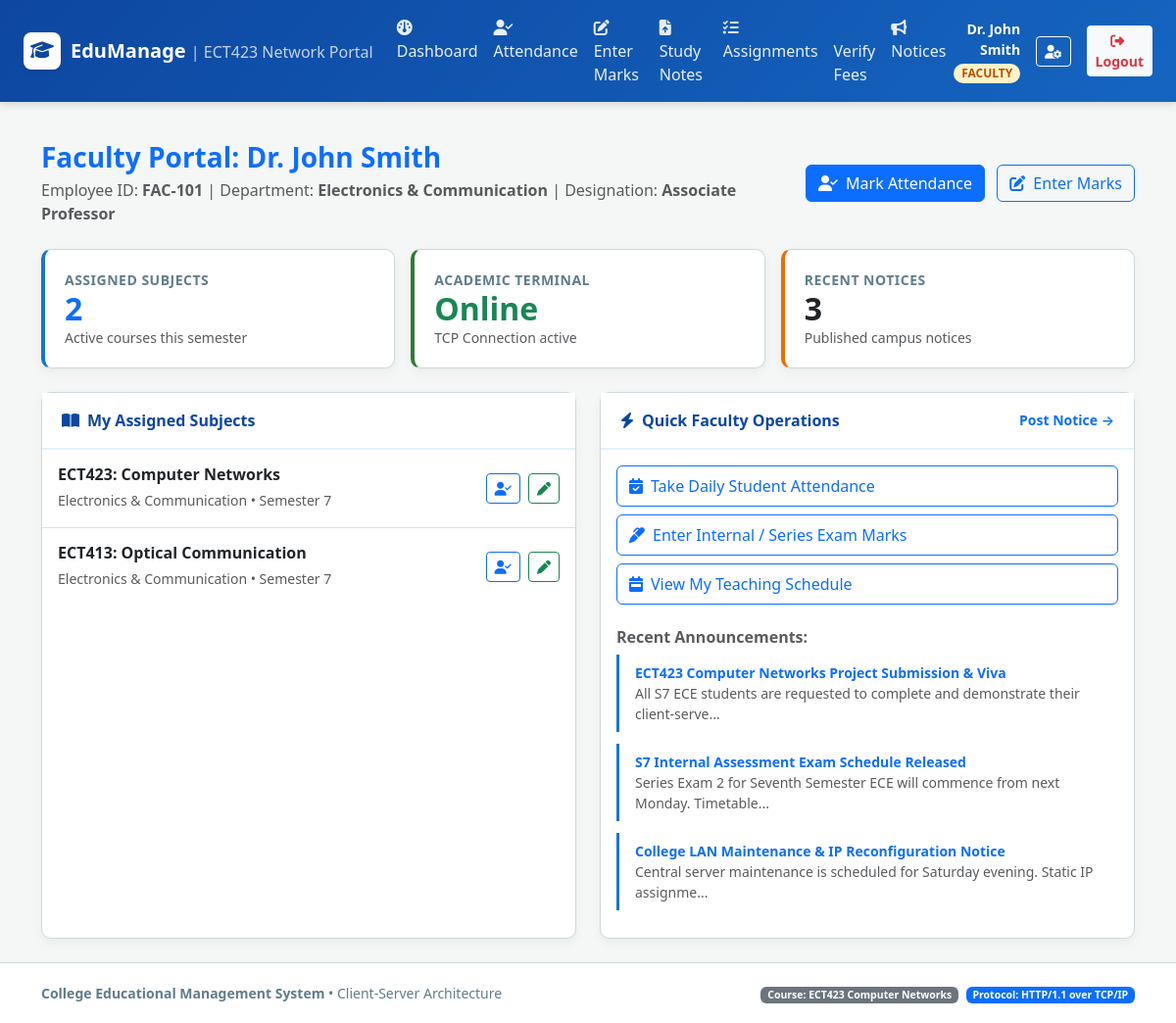
The app's page /faculty/dashboard (signed in) with its own data.
### tables this page shows
CREATE TABLE users (
    id INTEGER PRIMARY KEY AUTOINCREMENT,
    username TEXT UNIQUE NOT NULL,
    password_hash TEXT NOT NULL,
    role TEXT CHECK(role IN ('admin', 'faculty', 'student', 'parent')) NOT NULL,
    full_name TEXT NOT NULL,
    email TEXT,
    created_at TIMESTAMP DEFAULT CURRENT_TIMESTAMP
);

CREATE TABLE faculty (
    id INTEGER PRIMARY KEY AUTOINCREMENT,
    employee_id TEXT UNIQUE NOT NULL,
    name TEXT NOT NULL,
    department TEXT NOT NULL,
    designation TEXT NOT NULL,
    user_id INTEGER UNIQUE NOT NULL,
    FOREIGN KEY (user_id) REFERENCES users(id) ON DELETE CASCADE
);

CREATE TABLE subjects (
    id INTEGER PRIMARY KEY AUTOINCREMENT,
    subject_code TEXT UNIQUE NOT NULL,
    subject_name TEXT NOT NULL,
    department TEXT NOT NULL,
    semester INTEGER NOT NULL,
    faculty_id INTEGER,
    FOREIGN KEY (faculty_id) REFERENCES faculty(id) ON DELETE SET NULL
);

CREATE TABLE notices (
    id INTEGER PRIMARY KEY AUTOINCREMENT,
    title TEXT NOT NULL,
    message TEXT NOT NULL,
    category TEXT CHECK(category IN ('General', 'Academic', 'Exam', 'Urgent')) DEFAULT 'General',
    created_by_user_id INTEGER NOT NULL,
    created_at TIMESTAMP DEFAULT CURRENT_TIMESTAMP,
    FOREIGN KEY (created_by_user_id) REFERENCES users(id) ON DELETE CASCADE
);

### app.py (the view)
@app.route('/faculty/dashboard')
@role_required('faculty')
def faculty_dashboard():
    faculty = query_db('SELECT * FROM faculty WHERE user_id = ?', (session['user_id'],), one=True)
    if not faculty:
        flash('Faculty profile not found.', 'danger')
        return redirect(url_for('logout'))
    assigned_subjects = query_db('SELECT * FROM subjects WHERE faculty_id = ?', (faculty['id'],))
    recent_notices = query_db('''
        SELECT n.*, u.full_name as author
        FROM notices n
        JOIN users u ON n.created_by_user_id = u.id
        ORDER BY n.created_at DESC LIMIT 3
    ''')
    return render_template('faculty/dashboard.html',
                           faculty=faculty,
                           assigned_subjects=assigned_subjects,
                           notices=recent_notices)

### app.py (called while the page is built)
def role_required(*allowed_roles):
    def decorator(f):
        @wraps(f)
        def decorated_function(*args, **kwargs):
            if 'user_id' not in session:
                flash('Please log in first.', 'warning')
                return redirect(url_for('login'))
            user_role = session.get('role')
            if user_role not in allowed_roles:
                flash(f'Access denied! Your role ({user_role}) does not have permission for this section.', 'danger')
                return redirect(url_for(f"{user_role}_dashboard"))
            return f(*args, **kwargs)
        return decorated_function
    return decorator

@app.context_processor
def inject_user():
    return {
        'current_user': {
            'id': session.get('user_id'),
            'username': session.get('username'),
            'role': session.get('role'),
            'full_name': session.get('full_name')
        },
        'today_date': date.today().strftime('%Y-%m-%d')
    }

### database.py (called while the page is built)
def get_db():
    try:
        if 'db' not in g:
            g.db = sqlite3.connect(DATABASE)
            g.db.row_factory = sqlite3.Row
            g.db.execute("PRAGMA foreign_keys = ON;")
        return g.db
    except RuntimeError:
        conn = sqlite3.connect(DATABASE)
        conn.row_factory = sqlite3.Row
        conn.execute("PRAGMA foreign_keys = ON;")
        return conn

def query_db(query, args=(), one=False):
    db = get_db()
    cur = db.cursor()
    cur.execute(query, args)
    rv = cur.fetchall()
    cur.close()
    return (rv[0] if rv else None) if one else rv

### templates/faculty/dashboard.html (shortened to what this page needs)
{% extends "base.html" %}
{% block content %}
<div class="row mb-4 align-items-center">
    <div class="col-md-8">
        <h3 class="fw-bold mb-1 text-primary">Faculty Portal: {{ faculty.name }}</h3>
        <p class="text-muted mb-0">
            Employee ID: <strong>{{ faculty.employee_id }}</strong> | Department: <strong>{{ faculty.department }}</strong> | Designation: <strong>{{ faculty.designation }}</strong>
        </p>
    </div>
    <div class="col-md-4 text-md-end mt-3 mt-md-0">
        <a href="{{ url_for('faculty_attendance') }}" class="btn btn-primary me-2"><i class="fa-solid fa-user-check me-1"></i> Mark Attendance</a>
        <a href="{{ url_for('faculty_marks') }}" class="btn btn-outline-primary"><i class="fa-solid fa-pen-to-square me-1"></i> Enter Marks</a>
    </div>
</div>
<div class="row g-3 mb-4">
    <div class="col-md-4">
        <div class="card card-custom stat-card">
            <div class="stat-label">Assigned Subjects</div>
            <div class="stat-value text-primary">{{ assigned_subjects|length }}</div>
            <small class="text-muted">Active courses this semester</small>
        </div>
    </div>
    <div class="col-md-4">
        <div class="card card-custom stat-card stat-green">
            <div class="stat-label">Academic Terminal</div>
            <div class="stat-value text-success">Online</div>
            <small class="text-muted">TCP Connection active</small>
        </div>
    </div>
    <div class="col-md-4">
        <div class="card card-custom stat-card stat-orange">
            <div class="stat-label">Recent Notices</div>
            <div class="stat-value text-dark">{{ notices|length }}</div>
            <small class="text-muted">Published campus notices</small>
        </div>
    </div>
</div>
<div class="row g-4">
    <div class="col-lg-6">
        <div class="card card-custom h-100">
            <div class="card-header-custom">
                <span><i class="fa-solid fa-book-open me-2"></i>My Assigned Subjects</span>
            </div>
            <div class="card-body p-0">
                <div class="list-group list-group-flush">
                    {% for sub in assigned_subjects %}
                        <div class="list-group-item d-flex justify-content-between align-items-center py-3">
                            <div>
                                <h6 class="mb-1 fw-bold text-dark">{{ sub.subject_code }}: {{ sub.subject_name }}</h6>
                                <small class="text-muted">{{ sub.department }} &bull; Semester {{ sub.semester }}</small>
                            </div>
                            <div class="d-flex gap-2">
                                <a href="{{ url_for('faculty_attendance', subject_id=sub.id) }}" class="btn btn-sm btn-outline-primary" title="Attendance">
                                    <i class="fa-solid fa-user-check"></i>
                                </a>
                                <a href="{{ url_for('faculty_marks', subject_id=sub.id) }}" class="btn btn-sm btn-outline-success" title="Marks">
                                    <i class="fa-solid fa-pen"></i>
                                </a>
                            </div>
                        </div>
                    {% else %}
                        <div class="p-4 text-center text-muted">No subjects currently assigned to you.</div>
                    {% endfor %}
                </div>
            </div>
        </div>
    </div>
    <div class="col-lg-6">
        <div class="card card-custom h-100">
            <div class="card-header-custom">
                <span><i class="fa-solid fa-bolt me-2"></i>Quick Faculty Operations</span>
                <a href="{{ url_for('faculty_notices') }}" class="small text-decoration-none">Post Notice &rarr;</a>
            </div>
            <div class="card-body">
                <div class="d-grid gap-2 mb-4">
                    <a href="{{ url_for('faculty_attendance') }}" class="btn btn-outline-primary text-start py-2">
                        <i class="fa-solid fa-calendar-check me-2"></i>Take Daily Student Attendance
                    </a>
                    <a href="{{ url_for('faculty_marks') }}" class="btn btn-outline-primary text-start py-2">
                        <i class="fa-solid fa-marker me-2"></i>Enter Internal / Series Exam Marks
                    </a>
                    <a href="{{ url_for('faculty_timetable') }}" class="btn btn-outline-primary text-start py-2">
                        <i class="fa-solid fa-calendar-week me-2"></i>View My Teaching Schedule
                    </a>
                </div>
                <h6 class="fw-bold text-muted mb-2">Recent Announcements:</h6>
                {% for n in notices %}
                    <div class="notice-item py-2">
                        <div class="fw-semibold text-primary small">{{ n.title }}</div>
                        <div class="text-muted small">{{ n.message[:80] }}...</div>
                    </div>
                {% endfor %}
            </div>
        </div>
    </div>
</div>
{% endblock %}

### templates/base.html (shortened to what this page needs)
<!DOCTYPE html>
<html lang="en">
<head>
    <link href="https://cdn.jsdelivr.net/npm/bootstrap@5.3.3/dist/css/bootstrap.min.css" rel="stylesheet">
    <link href="https://cdnjs.cloudflare.com/ajax/libs/font-awesome/6.5.1/css/all.min.css" rel="stylesheet">
    <link rel="stylesheet" href="{{ url_for('static', filename='css/style.css') }}">
</head>
<body>
    <nav class="navbar navbar-expand-lg navbar-dark navbar-college sticky-top">
        <div class="container-fluid px-4">
            <a class="navbar-brand" href="{{ url_for('index') }}">
                <span class="college-logo-icon"><i class="fa-solid fa-graduation-cap"></i></span>
                <span>EduManage <small class="fw-normal opacity-75 fs-6">| ECT423 Network Portal</small></span>
            </a>
            <div class="collapse navbar-collapse" id="navbarContent">
                {% if current_user.id %}
                    <ul class="navbar-nav me-auto mb-2 mb-lg-0">
                        {% if current_user.role == 'student' %}
                            <li class="nav-item"><a class="nav-link" href="{{ url_for('student_dashboard') }}"><i class="fa-solid fa-gauge me-1"></i> Dashboard</a></li>
                            <li class="nav-item"><a class="nav-link" href="{{ url_for('student_materials') }}"><i class="fa-solid fa-book-bookmark me-1"></i> Study Materials</a></li>
                            <li class="nav-item"><a class="nav-link" href="{{ url_for('student_assignments') }}"><i class="fa-solid fa-pen-ruler me-1"></i> Assignments</a></li>
                            <li class="nav-item"><a class="nav-link" href="{{ url_for('student_fees') }}"><i class="fa-solid fa-receipt me-1"></i> Fee Payment</a></li>
                            <li class="nav-item"><a class="nav-link" href="{{ url_for('student_attendance') }}"><i class="fa-solid fa-calendar-check me-1"></i> Attendance</a></li>
                            <li class="nav-item"><a class="nav-link" href="{{ url_for('student_marks') }}"><i class="fa-solid fa-chart-simple me-1"></i> Marks</a></li>
                            <li class="nav-item"><a class="nav-link" href="{{ url_for('student_notices') }}"><i class="fa-solid fa-bullhorn me-1"></i> Notices</a></li>
                        {% elif current_user.role == 'faculty' %}
                            <li class="nav-item"><a class="nav-link" href="{{ url_for('faculty_dashboard') }}"><i class="fa-solid fa-gauge me-1"></i> Dashboard</a></li>
                            <li class="nav-item"><a class="nav-link" href="{{ url_for('faculty_attendance') }}"><i class="fa-solid fa-user-check me-1"></i> Attendance</a></li>
                            <li class="nav-item"><a class="nav-link" href="{{ url_for('faculty_marks') }}"><i class="fa-solid fa-pen-to-square me-1"></i> Enter Marks</a></li>
                            <li class="nav-item"><a class="nav-link" href="{{ url_for('faculty_materials') }}"><i class="fa-solid fa-file-arrow-up me-1"></i> Study Notes</a></li>
                            <li class="nav-item"><a class="nav-link" href="{{ url_for('faculty_assignments') }}"><i class="fa-solid fa-list-check me-1"></i> Assignments</a></li>
                            <li class="nav-item"><a class="nav-link" href="{{ url_for('faculty_fees') }}"> Verify Fees</a></li>
                            <li class="nav-item"><a class="nav-link" href="{{ url_for('faculty_notices') }}"><i class="fa-solid fa-bullhorn me-1"></i> Notices</a></li>
                        {% endif %}
                    </ul>
                    <div class="d-flex align-items-center gap-3">
                        <div class="text-white text-end d-none d-md-block">
                            <div class="fw-semibold small">{{ current_user.full_name }}</div>
                            <span class="badge badge-role badge-{{ current_user.role }}">{{ current_user.role }}</span>
                        </div>
                        <a href="{{ url_for('profile') }}" class="btn btn-sm btn-outline-light" title="User Profile"><i class="fa-solid fa-user-gear"></i></a>
                        <a href="{{ url_for('logout') }}" class="btn btn-sm btn-light text-danger fw-semibold"><i class="fa-solid fa-right-from-bracket me-1"></i> Logout</a>
                    </div>
                {% else %}
                    <ul class="navbar-nav ms-auto">
                        <li class="nav-item"><a class="nav-link" href="{{ url_for('login') }}"><i class="fa-solid fa-right-to-bracket me-1"></i> Login</a></li>
                    </ul>
                {% endif %}
            </div>
        </div>
    </nav>
    <main class="container my-4 flex-grow-1">
        {% block content %}{% endblock %}
    </main>
    <footer class="text-center">
        <div class="container">
            <div class="row align-items-center">
                <div class="col-md-6 text-md-start">
                    <strong>College Educational Management System</strong> &bull; Client-Server Architecture
                </div>
                <div class="col-md-6 text-md-end mt-2 mt-md-0">
                    <span class="badge bg-secondary">Course: ECT423 Computer Networks</span>
                    <span class="badge bg-primary ms-1">Protocol: HTTP/1.1 over TCP/IP</span>
                </div>
            </div>
        </div>
    </footer>
</body>
</html>

### static/css/style.css (style rules this page uses)
:root { --primary-blue: #0d47a1; --primary-light: #1976d2; --primary-subtle: #e3f2fd; --accent-blue: #0288d1; --bg-light: #f4f7f6; --text-dark: #263238; --text-muted: #607d8b; --border-color: #cfd8dc; --card-shadow: 0 4px 12px rgba(0, 0, 0, 0.05); }
body { background-color: var(--bg-light); color: var(--text-dark); font-family: 'Segoe UI', system-ui, -apple-system, sans-serif; min-height: 100vh; display: flex; flex-direction: column; }
.navbar-college { background: linear-gradient(135deg, #0d47a1 0%, #1565c0 100%); box-shadow: 0 2px 8px rgba(0, 0, 0, 0.15); }
.navbar-college .navbar-brand { font-weight: 700; font-size: 1.25rem; color: #ffffff !important; display: flex; align-items: center; gap: 10px; }
.college-logo-icon { width: 38px; height: 38px; background: #ffffff; color: #0d47a1; border-radius: 8px; display: inline-flex; align-items: center; justify-content: center; font-weight: 800; font-size: 1.2rem; box-shadow: 0 2px 4px rgba(0,0,0,0.1); }
.nav-link { font-weight: 500; color: rgba(255, 255, 255, 0.9) !important; transition: all 0.2s ease-in-out; }
.card-custom { background: #ffffff; border: 1px solid var(--border-color); border-radius: 10px; box-shadow: var(--card-shadow); transition: transform 0.2s ease, box-shadow 0.2s ease; }
.card-header-custom { background-color: #ffffff; border-bottom: 2px solid var(--primary-subtle); padding: 1rem 1.25rem; font-weight: 600; color: var(--primary-blue); display: flex; align-items: center; justify-content: space-between; }
.stat-card { border-left: 4px solid var(--primary-light); padding: 1.25rem; }
.stat-card.stat-green { border-left-color: #2e7d32; }
.stat-card.stat-orange { border-left-color: #ef6c00; }
.stat-value { font-size: 2rem; font-weight: 700; line-height: 1.2; }
.stat-label { font-size: 0.875rem; color: var(--text-muted); text-transform: uppercase; letter-spacing: 0.5px; font-weight: 600; }
.badge-role { font-size: 0.75rem; padding: 0.35em 0.65em; border-radius: 20px; text-transform: uppercase; font-weight: 600; }
.badge-faculty { background-color: #fef3c7; color: #b45309; }
.notice-item { border-left: 3px solid var(--primary-light); padding: 0.75rem 1rem; background: #ffffff; margin-bottom: 0.75rem; border-radius: 0 6px 6px 0; transition: all 0.2s; }
footer { margin-top: auto; background-color: #ffffff; border-top: 1px solid var(--border-color); padding: 1.25rem 0; color: var(--text-muted); font-size: 0.875rem; }

### records on screen
users: role "FACULTY"
faculty: name "Dr. John Smith", employee_id "FAC-101", department "Electronics & Communication", designation "Associate Professor"
subjects: subject_code "ECT423", subject_name "Computer Networks", department "Electronics & Communication", semester "7"
subjects: subject_code "ECT413", subject_name "Optical Communication", department "Electronics & Communication", semester "7"
notices: title "ECT423 Computer Networks Project Submission & Viva", message "All S7 ECE students are requested to complete and demonstrate their client-serve"
notices: title "S7 Internal Assessment Exam Schedule Released", message "Series Exam 2 for Seventh Semester ECE will commence from next Monday. Timetable"
notices: title "College LAN Maintenance & IP Reconfiguration Notice", message "Central server maintenance is scheduled for Saturday evening. Static IP assignme"

### other values on screen
{{ current_user.full_name }} "Dr. John Smith"
{{ assigned_subjects|length }} "2"
{{ notices|length }} "3"
